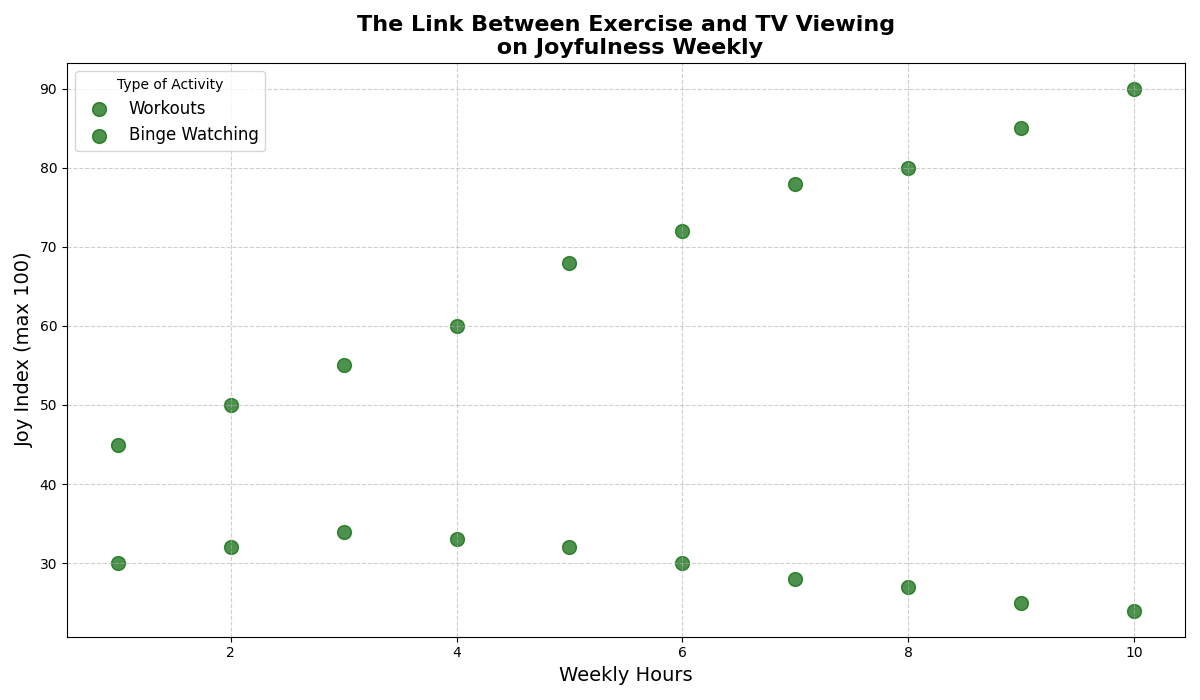

The script that drew this image:
import matplotlib.pyplot as plt
import numpy as np

# Data
activity_hours = np.array([1, 2, 3, 4, 5, 6, 7, 8, 9, 10])
happiness_scores = np.array([45, 50, 55, 60, 68, 72, 78, 80, 85, 90])
tv_hours = np.array([1, 2, 3, 4, 5, 6, 7, 8, 9, 10])
tv_happiness_scores = np.array([30, 32, 34, 33, 32, 30, 28, 27, 25, 24])

# Create the figure and axes
fig, ax = plt.subplots(figsize=(12, 7))

# Plot the scatter plots with the same color
common_color = 'darkgreen'
ax.scatter(activity_hours, happiness_scores, color=common_color, label='Workouts', s=100, alpha=0.7)
ax.scatter(tv_hours, tv_happiness_scores, color=common_color, label='Binge Watching', s=100, alpha=0.7)

# Adding titles and labels
ax.set_title('The Link Between Exercise and TV Viewing\n on Joyfulness Weekly', fontsize=16, fontweight='bold')
ax.set_xlabel('Weekly Hours', fontsize=14)
ax.set_ylabel('Joy Index (max 100)', fontsize=14)

# Adding a legend
ax.legend(title='Type of Activity', fontsize=12, loc='upper left')

# Adding grid
ax.grid(True, linestyle='--', alpha=0.6)

# Automatically adjust layout for better appearance
plt.tight_layout()

# Show the plot
plt.show()
